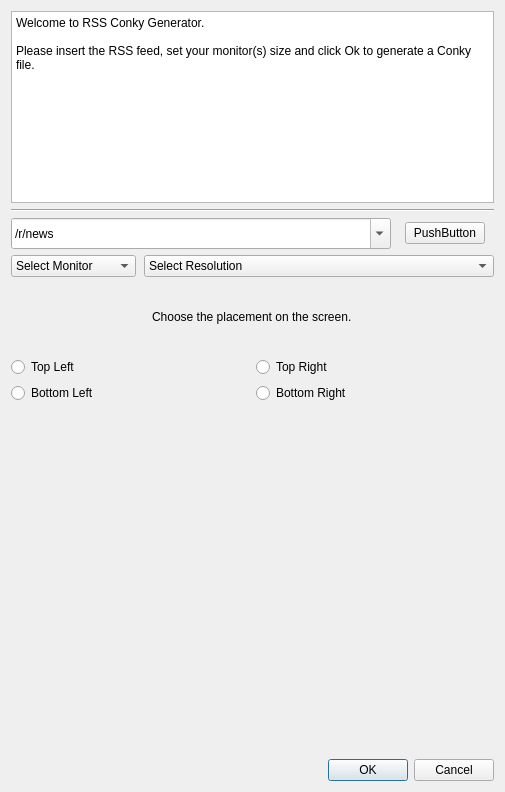
<?xml version="1.0" encoding="UTF-8"?>
<ui version="4.0">
 <class>Widget</class>
 <widget class="QWidget" name="Widget">
  <property name="geometry">
   <rect>
    <x>0</x>
    <y>0</y>
    <width>501</width>
    <height>792</height>
   </rect>
  </property>
  <property name="sizePolicy">
   <sizepolicy hsizetype="Expanding" vsizetype="Preferred">
    <horstretch>0</horstretch>
    <verstretch>0</verstretch>
   </sizepolicy>
  </property>
  <property name="minimumSize">
   <size>
    <width>0</width>
    <height>300</height>
   </size>
  </property>
  <property name="maximumSize">
   <size>
    <width>501</width>
    <height>16777215</height>
   </size>
  </property>
  <property name="windowTitle">
   <string>Widget</string>
  </property>
  <layout class="QVBoxLayout" name="verticalLayout">
   <item>
    <widget class="QTextBrowser" name="textBrowser">
     <property name="sizePolicy">
      <sizepolicy hsizetype="Minimum" vsizetype="Minimum">
       <horstretch>0</horstretch>
       <verstretch>0</verstretch>
      </sizepolicy>
     </property>
     <property name="minimumSize">
      <size>
       <width>483</width>
       <height>20</height>
      </size>
     </property>
     <property name="html">
      <string>&lt;!DOCTYPE HTML PUBLIC &quot;-//W3C//DTD HTML 4.0//EN&quot; &quot;http://www.w3.org/TR/REC-html40/strict.dtd&quot;&gt;
&lt;html&gt;&lt;head&gt;&lt;meta name=&quot;qrichtext&quot; content=&quot;1&quot; /&gt;&lt;style type=&quot;text/css&quot;&gt;
p, li { white-space: pre-wrap; }
&lt;/style&gt;&lt;/head&gt;&lt;body style=&quot; font-family:'Sans'; font-size:9pt; font-weight:400; font-style:normal;&quot;&gt;
&lt;p style=&quot; margin-top:0px; margin-bottom:0px; margin-left:0px; margin-right:0px; -qt-block-indent:0; text-indent:0px;&quot;&gt;Welcome to RSS Conky Generator.&lt;/p&gt;
&lt;p style=&quot;-qt-paragraph-type:empty; margin-top:0px; margin-bottom:0px; margin-left:0px; margin-right:0px; -qt-block-indent:0; text-indent:0px;&quot;&gt;&lt;br /&gt;&lt;/p&gt;
&lt;p style=&quot; margin-top:0px; margin-bottom:0px; margin-left:0px; margin-right:0px; -qt-block-indent:0; text-indent:0px;&quot;&gt;Please insert the RSS feed, set your monitor(s) size and click Ok to generate a Conky file.&lt;/p&gt;
&lt;p style=&quot;-qt-paragraph-type:empty; margin-top:0px; margin-bottom:0px; margin-left:0px; margin-right:0px; -qt-block-indent:0; text-indent:0px;&quot;&gt;&lt;br /&gt;&lt;/p&gt;&lt;/body&gt;&lt;/html&gt;</string>
     </property>
    </widget>
   </item>
   <item>
    <widget class="Line" name="line">
     <property name="orientation">
      <enum>Qt::Horizontal</enum>
     </property>
    </widget>
   </item>
   <item>
    <layout class="QHBoxLayout" name="horizontalLayout">
     <property name="sizeConstraint">
      <enum>QLayout::SetMinimumSize</enum>
     </property>
     <item>
      <widget class="QComboBox" name="comboBox">
       <property name="minimumSize">
        <size>
         <width>380</width>
         <height>31</height>
        </size>
       </property>
       <property name="maximumSize">
        <size>
         <width>250</width>
         <height>31</height>
        </size>
       </property>
       <property name="editable">
        <bool>true</bool>
       </property>
       <item>
        <property name="text">
         <string>/r/news</string>
        </property>
       </item>
       <item>
        <property name="text">
         <string>/r/linux</string>
        </property>
       </item>
      </widget>
     </item>
     <item alignment="Qt::AlignHCenter">
      <widget class="QPushButton" name="pushButton">
       <property name="text">
        <string>PushButton</string>
       </property>
      </widget>
     </item>
    </layout>
   </item>
   <item>
    <layout class="QHBoxLayout" name="horizontalLayout_2">
     <item alignment="Qt::AlignLeft">
      <widget class="QComboBox" name="comboBox_3">
       <property name="minimumSize">
        <size>
         <width>125</width>
         <height>0</height>
        </size>
       </property>
       <item>
        <property name="text">
         <string>Select Monitor</string>
        </property>
       </item>
      </widget>
     </item>
     <item>
      <widget class="QComboBox" name="comboBox_2">
       <property name="sizePolicy">
        <sizepolicy hsizetype="Maximum" vsizetype="Maximum">
         <horstretch>0</horstretch>
         <verstretch>0</verstretch>
        </sizepolicy>
       </property>
       <property name="minimumSize">
        <size>
         <width>350</width>
         <height>0</height>
        </size>
       </property>
       <property name="maximumSize">
        <size>
         <width>166</width>
         <height>16777215</height>
        </size>
       </property>
       <item>
        <property name="text">
         <string>Select Resolution</string>
        </property>
       </item>
      </widget>
     </item>
    </layout>
   </item>
   <item alignment="Qt::AlignHCenter">
    <widget class="QLabel" name="label">
     <property name="text">
      <string>Choose the placement on the screen.</string>
     </property>
    </widget>
   </item>
   <item>
    <layout class="QGridLayout" name="gridLayout">
     <item row="0" column="0">
      <widget class="QRadioButton" name="radioButton">
       <property name="text">
        <string>Top Left</string>
       </property>
      </widget>
     </item>
     <item row="0" column="1">
      <widget class="QRadioButton" name="radioButton_2">
       <property name="text">
        <string>Top Right</string>
       </property>
      </widget>
     </item>
     <item row="1" column="0">
      <widget class="QRadioButton" name="radioButton_3">
       <property name="text">
        <string>Bottom Left</string>
       </property>
      </widget>
     </item>
     <item row="1" column="1">
      <widget class="QRadioButton" name="radioButton_4">
       <property name="text">
        <string>Bottom Right</string>
       </property>
      </widget>
     </item>
    </layout>
   </item>
   <item>
    <spacer name="verticalSpacer">
     <property name="orientation">
      <enum>Qt::Vertical</enum>
     </property>
     <property name="sizeType">
      <enum>QSizePolicy::Fixed</enum>
     </property>
     <property name="sizeHint" stdset="0">
      <size>
       <width>20</width>
       <height>350</height>
      </size>
     </property>
    </spacer>
   </item>
   <item>
    <widget class="QDialogButtonBox" name="buttonBox">
     <property name="standardButtons">
      <set>QDialogButtonBox::Cancel|QDialogButtonBox::Ok</set>
     </property>
    </widget>
   </item>
  </layout>
 </widget>
 <layoutdefault spacing="6" margin="11"/>
 <resources/>
 <connections/>
</ui>
